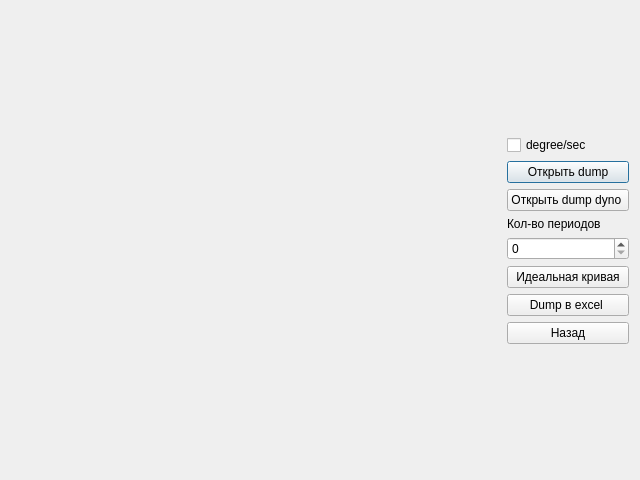
<?xml version="1.0" encoding="UTF-8"?>
<ui version="4.0">
 <class>Graph</class>
 <widget class="QDialog" name="Graph">
  <property name="geometry">
   <rect>
    <x>0</x>
    <y>0</y>
    <width>640</width>
    <height>480</height>
   </rect>
  </property>
  <property name="windowTitle">
   <string>Dialog</string>
  </property>
  <layout class="QVBoxLayout" name="framelLayout">
   <item>
    <layout class="QHBoxLayout" name="horizontalLayout">
     <item>
      <layout class="QGridLayout" name="gridLayout"/>
     </item>
     <item>
      <spacer name="horizontalSpacer">
       <property name="orientation">
        <enum>Qt::Horizontal</enum>
       </property>
       <property name="sizeHint" stdset="0">
        <size>
         <width>40</width>
         <height>20</height>
        </size>
       </property>
      </spacer>
     </item>
     <item>
      <layout class="QVBoxLayout" name="verticalLayout">
       <item>
        <widget class="QCheckBox" name="checkBox">
         <property name="text">
          <string>degree/sec</string>
         </property>
        </widget>
       </item>
       <item>
        <widget class="QPushButton" name="pushButton_2">
         <property name="text">
          <string>Открыть dump</string>
         </property>
        </widget>
       </item>
       <item>
        <widget class="QPushButton" name="pushButton_dyno">
         <property name="text">
          <string>Открыть dump dyno </string>
         </property>
        </widget>
       </item>
       <item>
        <widget class="QLabel" name="label">
         <property name="sizePolicy">
          <sizepolicy hsizetype="Maximum" vsizetype="Maximum">
           <horstretch>0</horstretch>
           <verstretch>0</verstretch>
          </sizepolicy>
         </property>
         <property name="text">
          <string>Кол-во периодов</string>
         </property>
        </widget>
       </item>
       <item>
        <widget class="QSpinBox" name="spinBox"/>
       </item>
       <item>
        <widget class="QPushButton" name="pushButton">
         <property name="text">
          <string>Идеальная кривая</string>
         </property>
        </widget>
       </item>
       <item>
        <widget class="QPushButton" name="pushButton_dumpExcel">
         <property name="text">
          <string>Dump в excel </string>
         </property>
        </widget>
       </item>
       <item>
        <widget class="QPushButton" name="pushButton_back">
         <property name="text">
          <string>Назад</string>
         </property>
        </widget>
       </item>
      </layout>
     </item>
    </layout>
   </item>
  </layout>
 </widget>
 <resources/>
 <connections/>
</ui>
